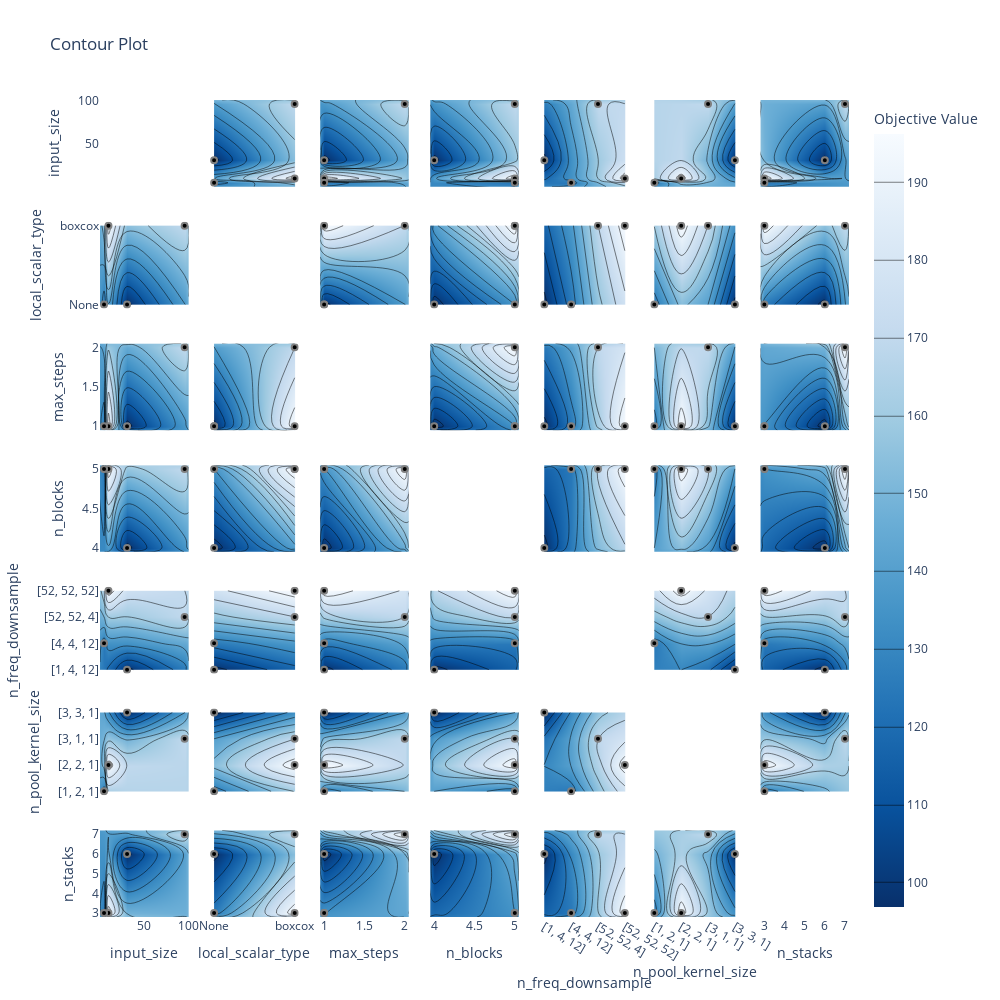

Source (notebook cell):
### Markdown cell above
#### Plot

### Code cell
# NBEATS_W.sort_values(by=['mape','smape'])
print(f"Best trial: {study_nhits.best_trial.params}")
fig = optuna.visualization.plot_contour(study_nhits)
fig.update_layout({'height':1000, 'width':1000, 'plot_bgcolor':'white'})
fig.show()
